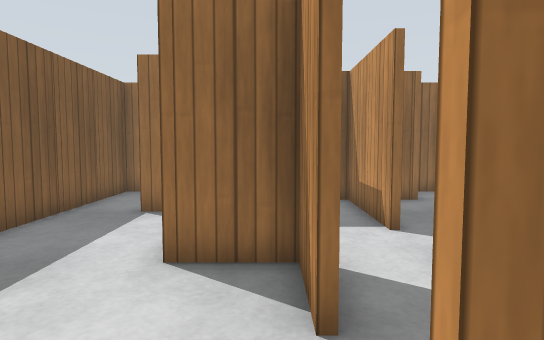
View 1 (above)

24 first-person views from a walk through a Gazebo world. The camera is 0.86 m above the floor, tilts 4° down and sees 75° across. The floor is counted in squares, 0.5 m on a side. Each view is taken from the middle of a square. On the plan, view 1 faces up. The plan holds only what a view shows up to about 17 squares ahead; the rest is blank. Simple patterns stand in for the simulator's built-in surfaces.

View 2
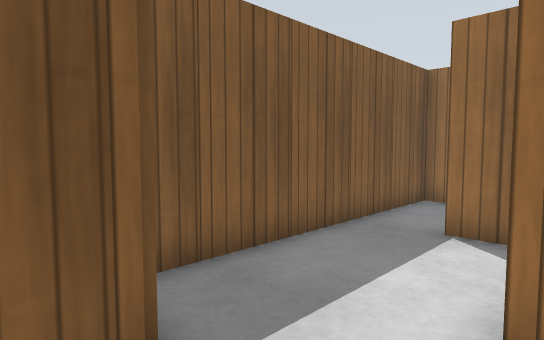

View 3
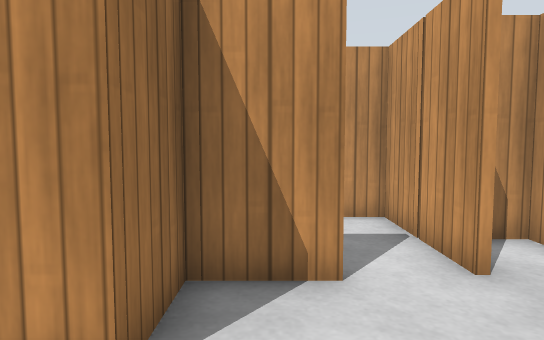

View 4
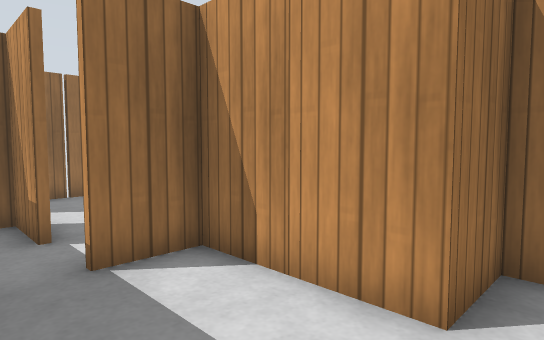

View 5
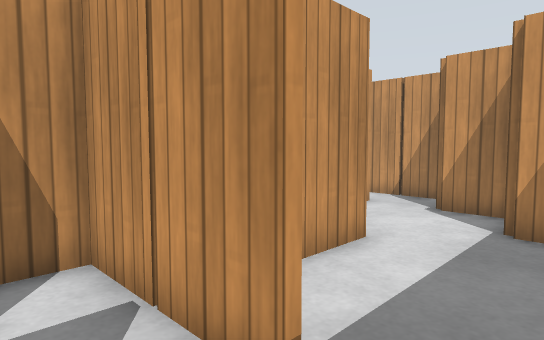

View 6
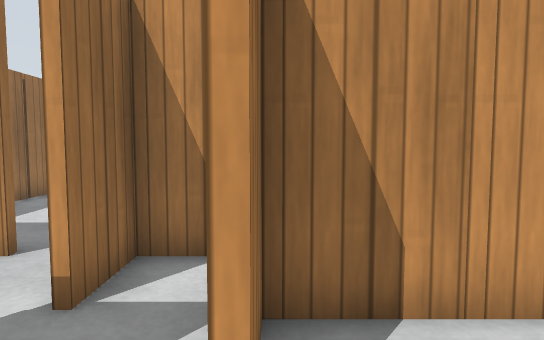

View 7
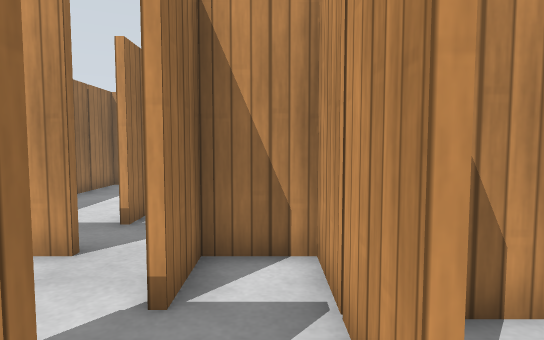

View 8
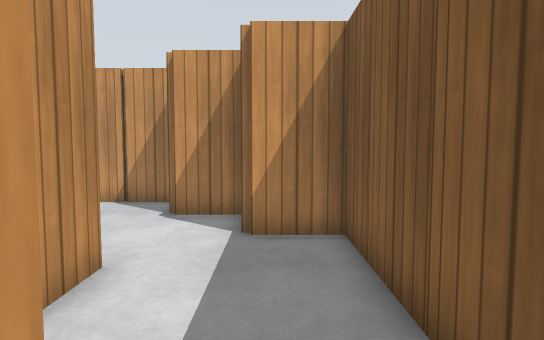

View 9
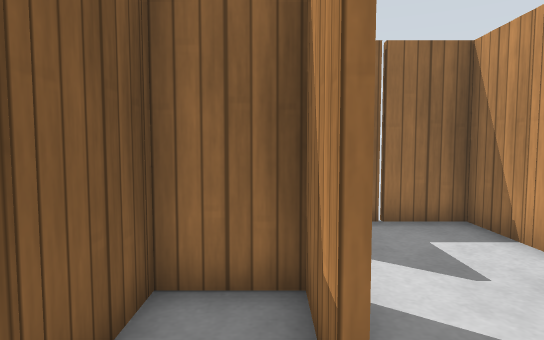

View 10
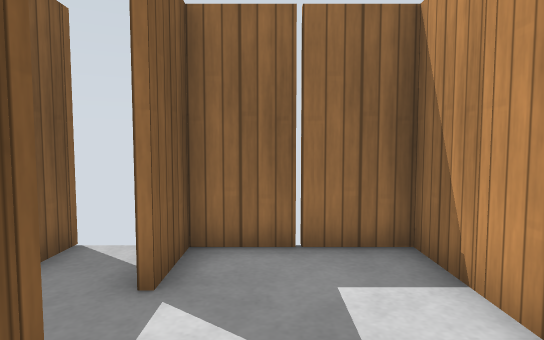

View 11
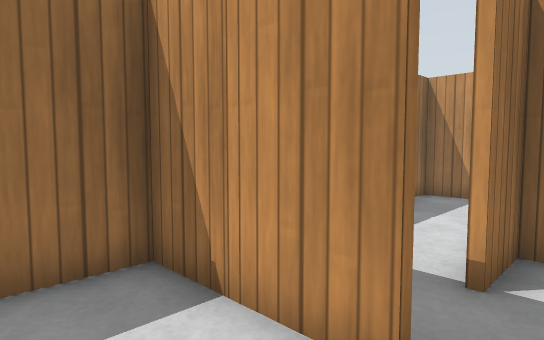

View 12
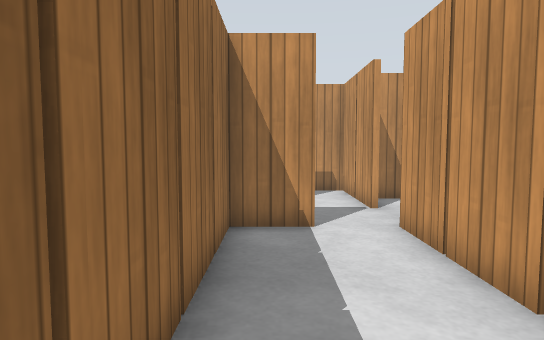

View 13
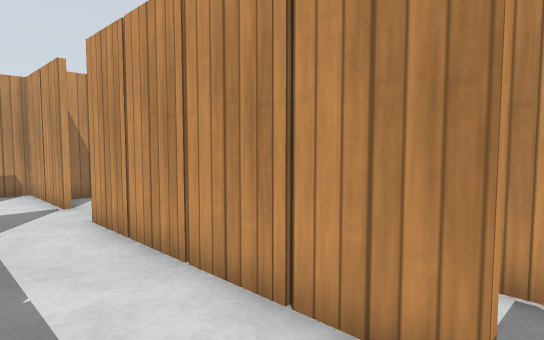

View 14
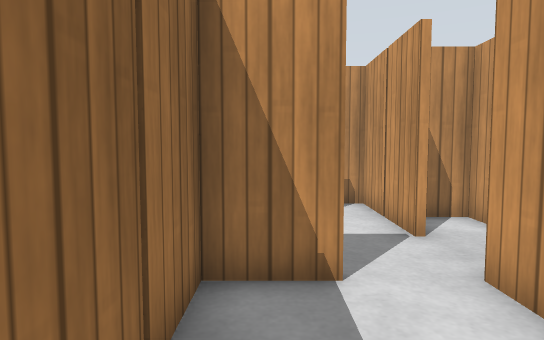

View 15
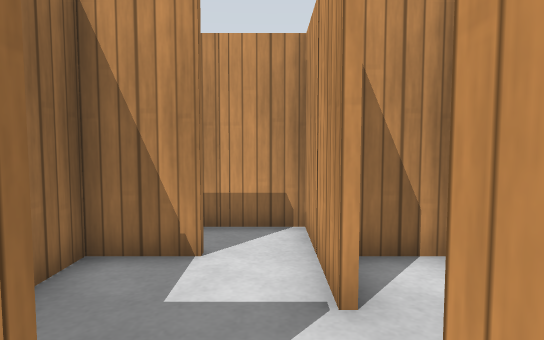

View 16
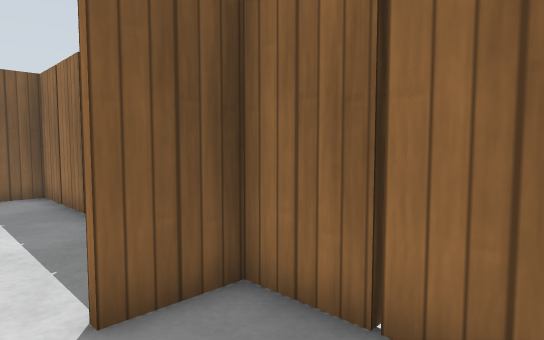

View 17
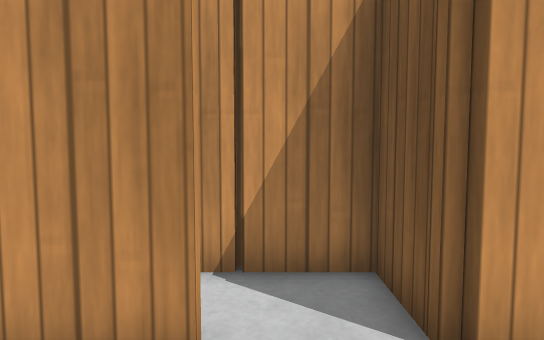

View 18
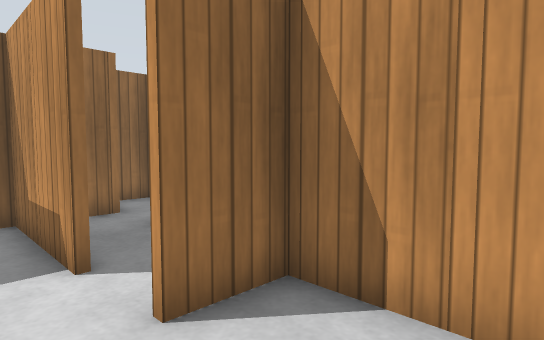

View 19
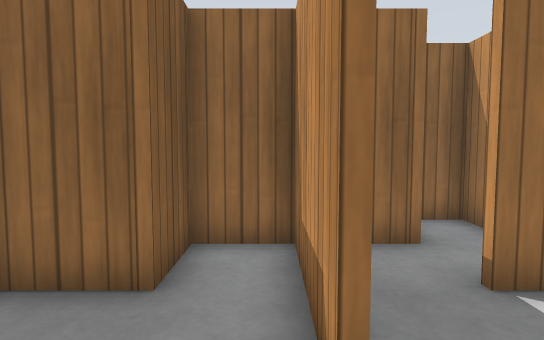

View 20
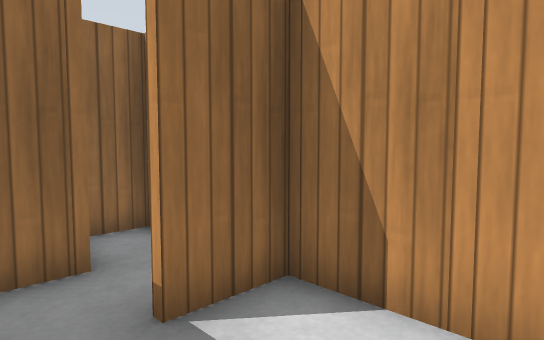

View 21
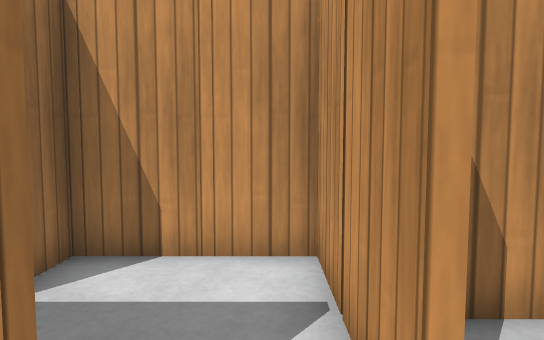

View 22
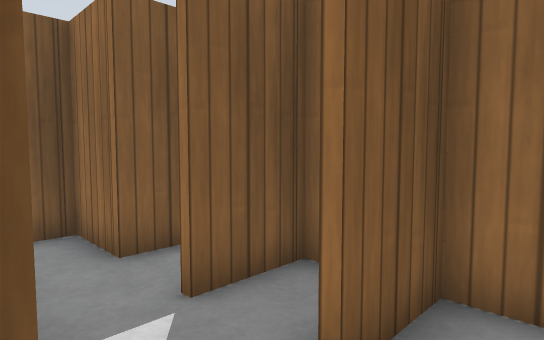

View 23
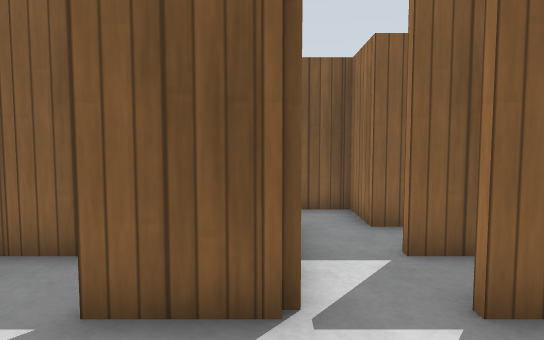

View 24
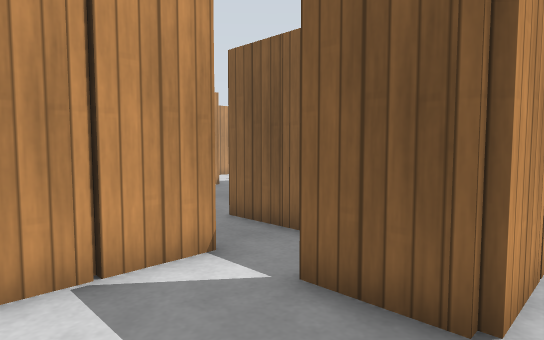

### Floor plan
Key: @ floor where view 1 was taken; # wall or solid block; . floor; P wooden post; O other object.
Columns run from 6 left of view 1 to 17 right of it. Each row starts with its distance up from view 1.
 17  P ##P###P#P#P#P###P##
 16 #..#...#.........#...#
 15  ......P...............P
 14   .....#...............#
 13 P##P.....#PPPPPP#P.# P##
 12 #.##.......#.#.###...#
 11 P....#PPPP##.... #PP##
 10 #......#.#......  .
  9 P..#PP##.P.#PP#P. .
  8 #....#...#...###.
  7 P....P ......P....
  6 #....# ......#....
  5 P....##P.#PP#P.#PP
  4 #.....##...#.#.
  3  ##P.......P..
  2   # .......#.
  1    ##P.# P##.
  0       @..#..
 -1      #OP##.
 -2          .
 -3          #

Positions as (right, up) in squares from view 1, and headings:
1: (0, 0), facing up
2: (-1, 2), facing up-left
3: (-4, 4), facing right
4: (-5, 4), facing up-right
5: (-5, 11), facing down-right
6: (-5, 9), facing right
7: (-5, 10), facing right
8: (-4, 10), facing down
9: (-4, 9), facing up
10: (-2, 11), facing up
11: (-2, 12), facing up-right
12: (3, 16), facing right
13: (2, 16), facing down-right
14: (6, 16), facing right
15: (9, 14), facing right
16: (14, 14), facing up-left
17: (12, 16), facing down
18: (1, 2), facing up-right
19: (2, 5), facing up
20: (3, 6), facing up-right
21: (1, 6), facing right
22: (10, 9), facing up-left
23: (12, 9), facing left
24: (12, 10), facing down-left
